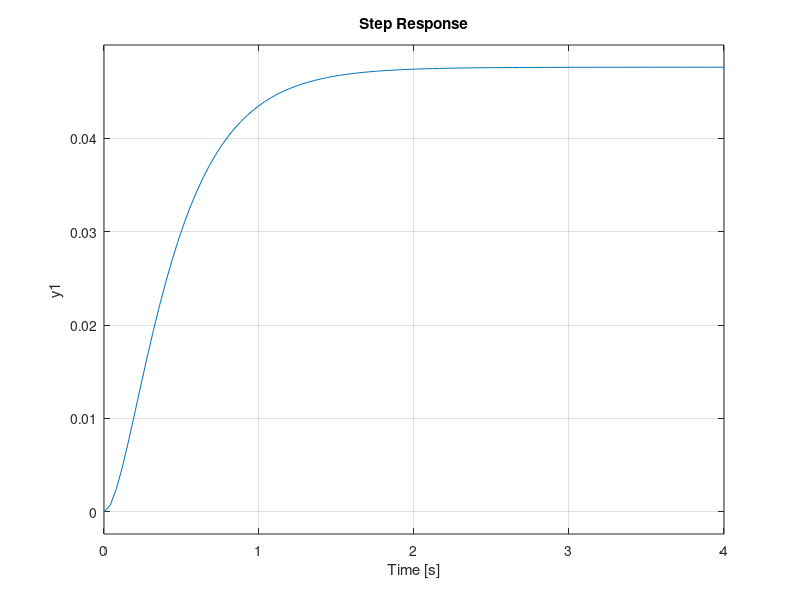
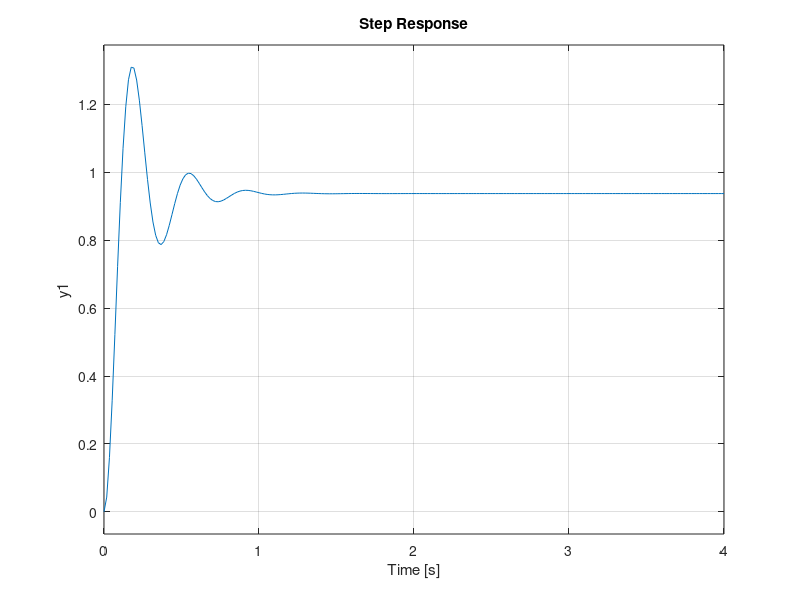
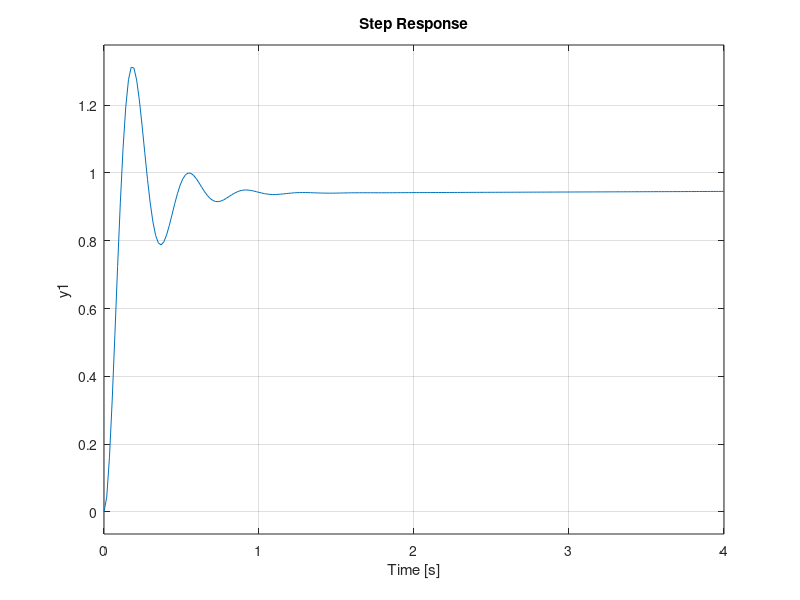
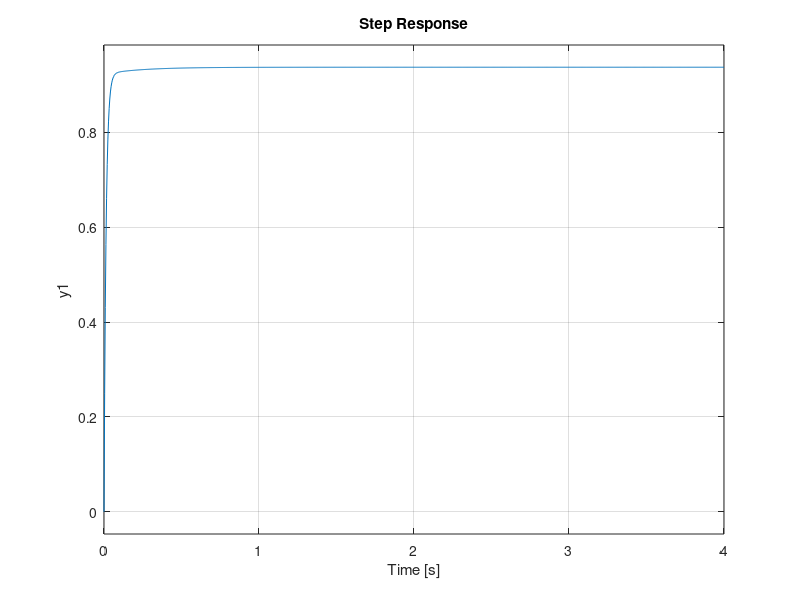

These charts were generated, in order, by the following MATLAB code:
%%Effect of P,PI,PD,PID controller.
num = 1;
den = [1 10 20];
g = tf(num,den);
t = feedback(g,1);
figure(1)
step(t,4);
kp = 300;
kd = 10;
ki = 70;
%%introduction of p controller
cont = pid(kp);
g1 = g*cont;
t1 = feedback(g1,1);
figure(2)
step(t1,4);
%%introduction of pd controller
cont = pid(kp,kd);
g2 = g*cont;
t2 = feedback(g2,1);
figure(3)
step(t2,4);
%%introduction of pi controller
cont = pid(kp,0,ki);
g3 = g*cont;
t3 = feedback(g3,1);
figure(4)
step(t3,4);
%%introduction of pid controller
cont = pid(kp,kd,ki);
g4 = g*cont;
t4 = feedback(g4,1);
figure(5)
step(t4,4);
%%comparision graph
figure(6)
step(t,4)
hold on;
step(t1,4)
hold on;
step(t2,4)
hold on;
step(t3,4)
hold on;
step(t4,4)
hold on;
